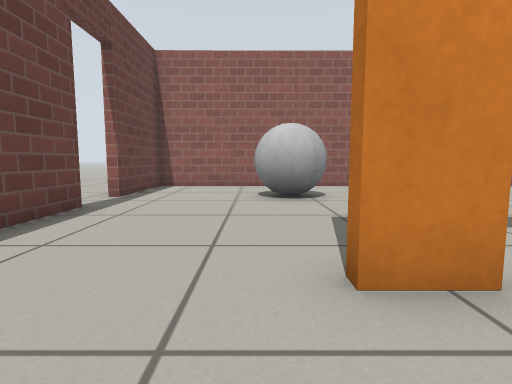
View 1 (above)

16 first-person views from a walk through a robot-simulator world made for Gazebo. The camera is 0.5 m above the floor, tilts 6° down and sees 80° across. The floor is counted in squares, 0.5 m on a side. Each view is taken from the middle of a square. On the plan, view 1 faces up. The plan holds only what a view shows up to about 12 squares ahead; the rest is blank. Gazebo's built-in surfaces are drawn with simple patterns.

View 2
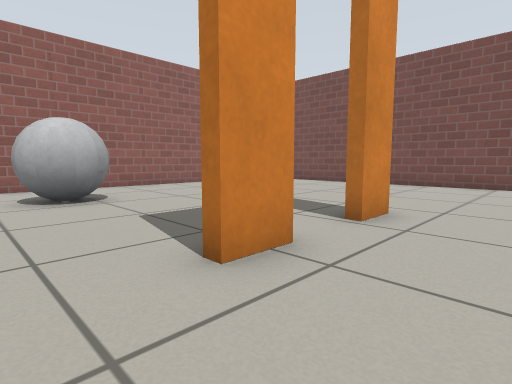

View 3
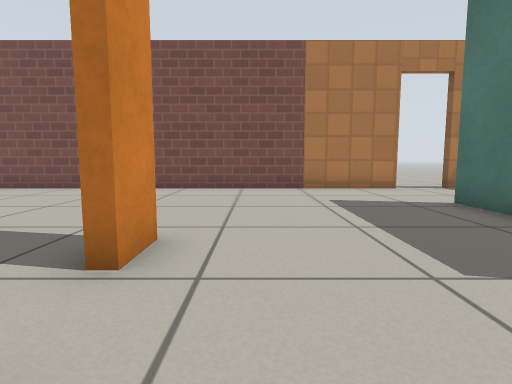

View 4
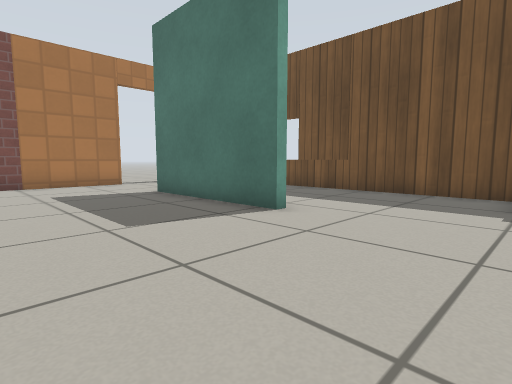

View 5
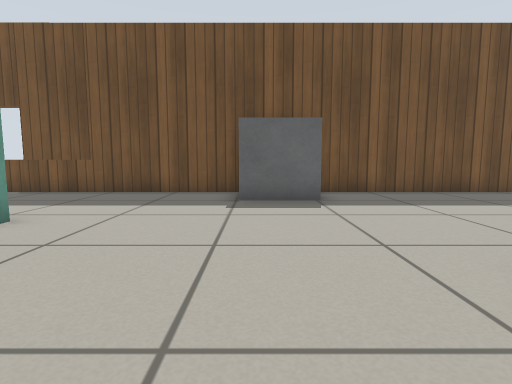

View 6
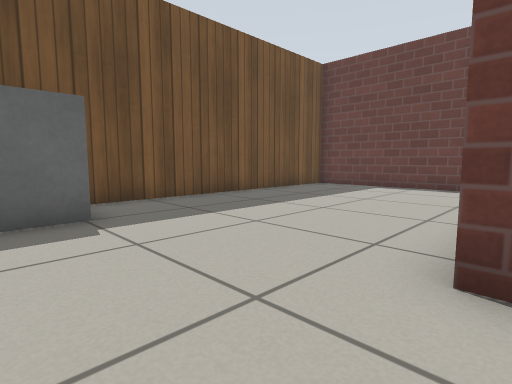

View 7
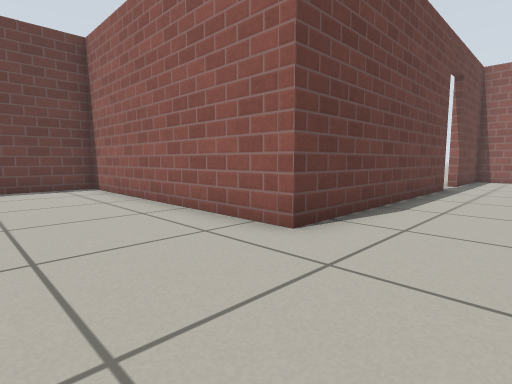

View 8
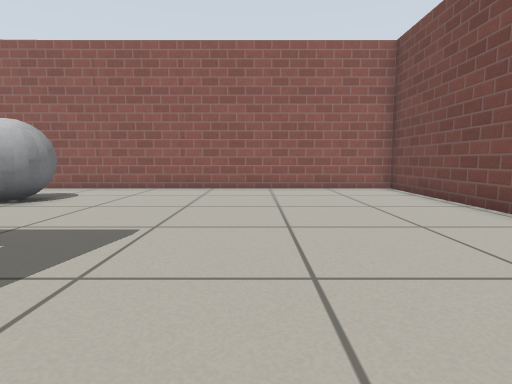

View 9
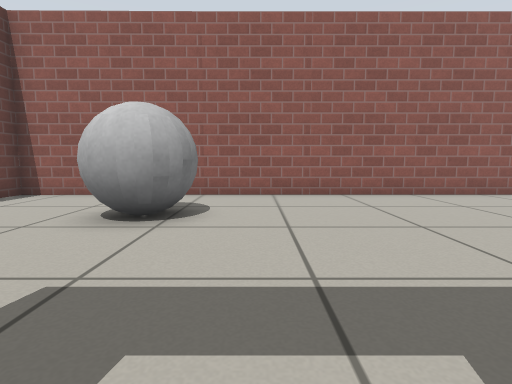

View 10
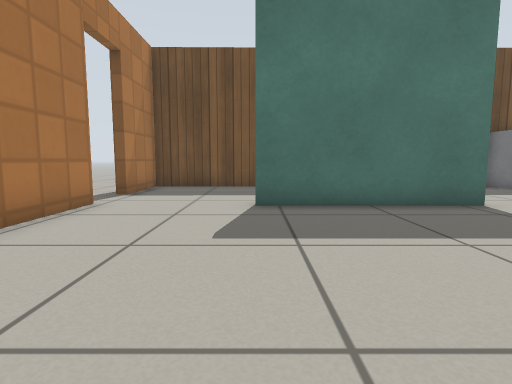

View 11
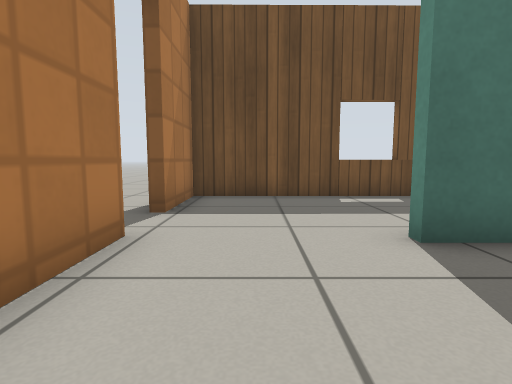

View 12
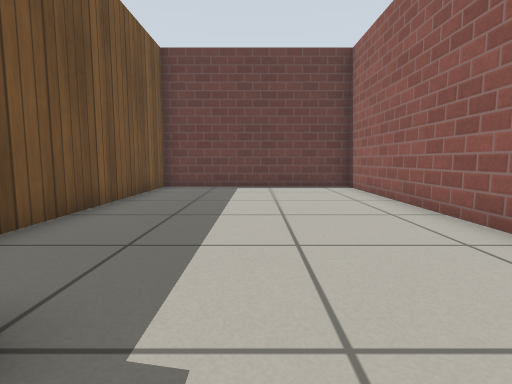

View 13
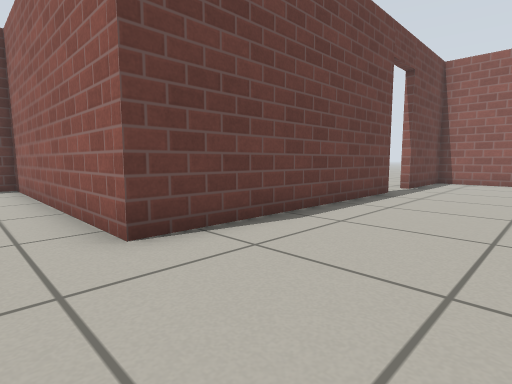

View 14
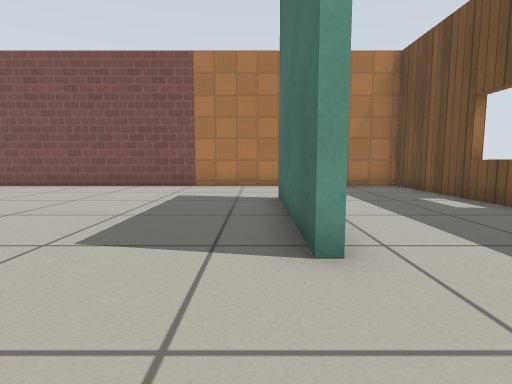

View 15
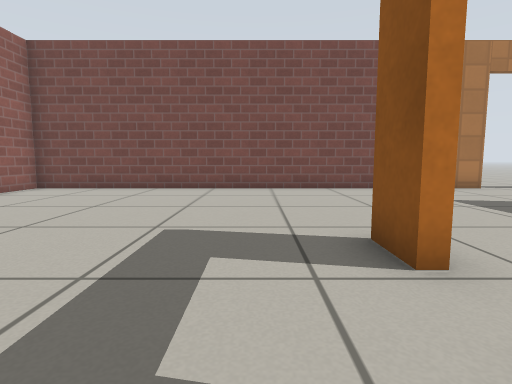

View 16
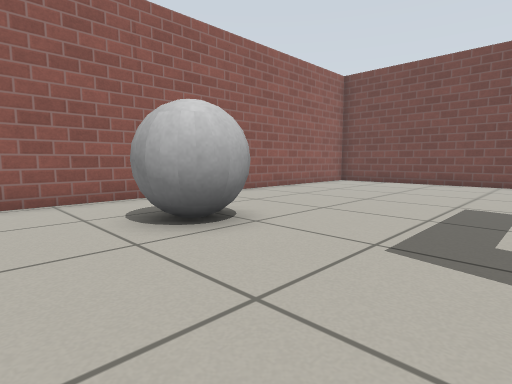

### Floor plan
Points are (right, up) in squares from view 1. A wall is a line through its corners. A room is listed if a view was taken in it or the views show most of it. See-through windows are left out.
Room 1 (views 1, 2, 3, 4, 5, 6, 7, 8, 9, 10, 11, 12, 13, 14, 15, 16)
walls: (2, 2.2) (0.8, 2.2) (0.8, 2.6); (3.7, 2.5) (4.9, 2.5); (4.9, 2.2) (3.7, 2.2); (3, -4) (3, -3.6) (8, -3.6) (8, -4); (-3.7, 6.5) (-3.7, -1.5) (-12.4, -1.5) (-12.4, -8.4) (-3.4, -8.4); (-0.6, -8.4) (11.7, -8.4) (11.7, -5.7); (11.7, -4) (11.7, 11.7) (-3.7, 11.7) (-3.7, 8.1)
ways out: open door at (-4, 7.5); open door at (12, -4.5)
objects: grey box (-3, -8) to (-1, -7); grey ball (0, 8) to (2, 9)

Positions as (right, up) in squares from view 1, and headings:
1: (0, 0), facing up
2: (-1, 0), facing up-right
3: (1, 1), facing right
4: (-1, 1), facing down-right
5: (-1, 1), facing down
6: (-1, -1), facing down-left
7: (-1, -5), facing up-left
8: (7, 1), facing up
9: (3, 3), facing up
10: (8, 3), facing down
11: (10, 0), facing down
12: (-1, -5), facing left
13: (0, -3), facing up-left
14: (0, -3), facing right
15: (1, 4), facing right
16: (-2, 4), facing up-right
